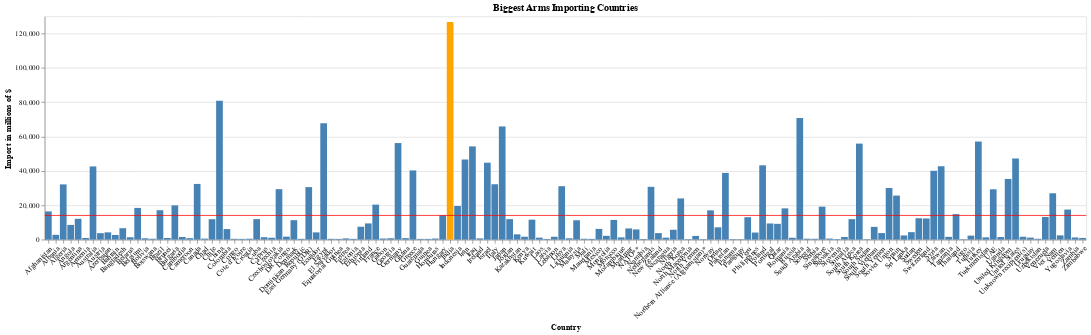

Notebook code for this chart:
### Markdown cell above
## Total arms export by country

### Code cell
bar = alt.Chart(biggest_importer, title='Biggest Arms Importing Countries').mark_bar().encode(
    alt.X('Country', axis=alt.Axis(labelAngle=-45)),
    alt.Y('value', title='Import in millions of $'),
    color=alt.condition(
        alt.datum.Country == 'India',  
        alt.value('orange'),     
        alt.value('steelblue')  
    )
)
rule = alt.Chart(biggest_importer).mark_rule(color='red').encode(
    y='mean(value)'
)
(bar + rule).properties(width=1400)

### Figure 1 — Vega-Lite specification as saved in the notebook (floating-point values rounded to 4 significant figures; data arrays with more than 128 entries replaced by an {"elided": "..."} marker saying what was removed)
{"config": {"view": {"continuousWidth": 400, "continuousHeight": 300}}, "layer": [{"mark": "bar", "encoding": {"color": {"condition": {"value": "orange", "test": "(datum.Country === 'India')"}, "value": "steelblue"}, "x": {"type": "nominal", "axis": {"labelAngle": -45}, "field": "Country"}, "y": {"type": "quantitative", "field": "value", "title": "Import in millions of $"}}, "title": "Biggest Arms Importing Countries"}, {"mark": {"type": "rule", "color": "red"}, "encoding": {"y": {"type": "quantitative", "aggregate": "mean", "field": "value"}}}], "data": {"name": "data-955d1541c1e38976fed5d1c299eb1480"}, "width": 1400, "$schema": "https://vega.github.io/schema/vega-lite/v4.8.1.json", "datasets": {"data-955d1541c1e38976fed5d1c299eb1480": {"elided": "140 records"}}}
